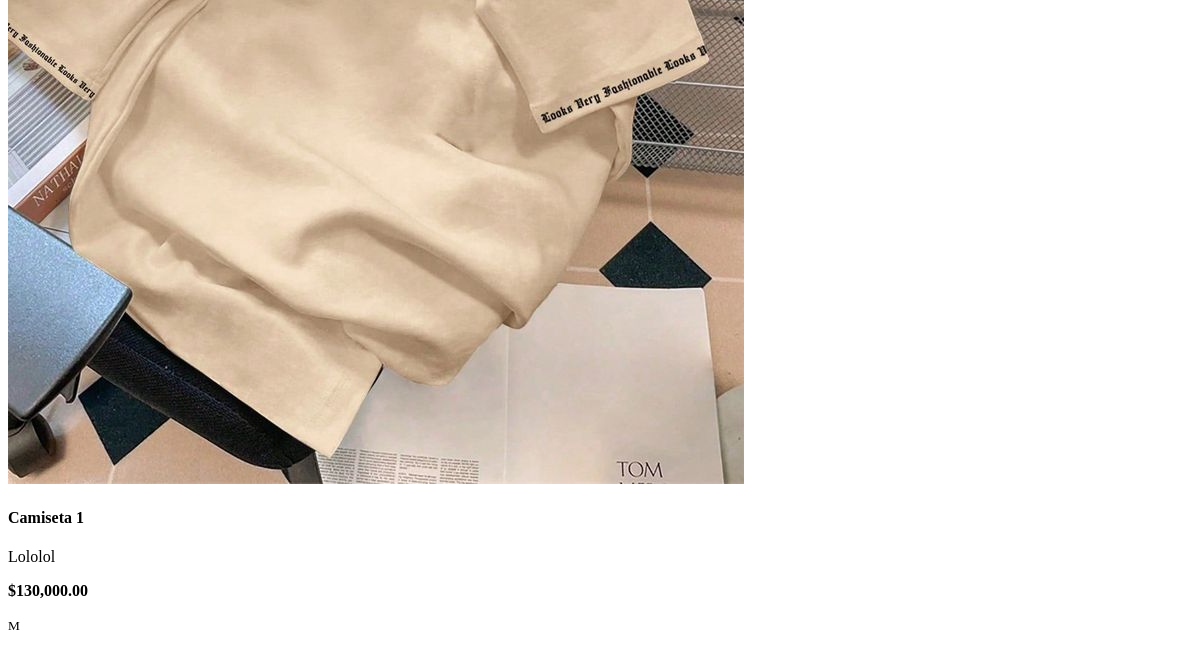
The page /lista-prendas/ (lower part) on the database as committed earlier.
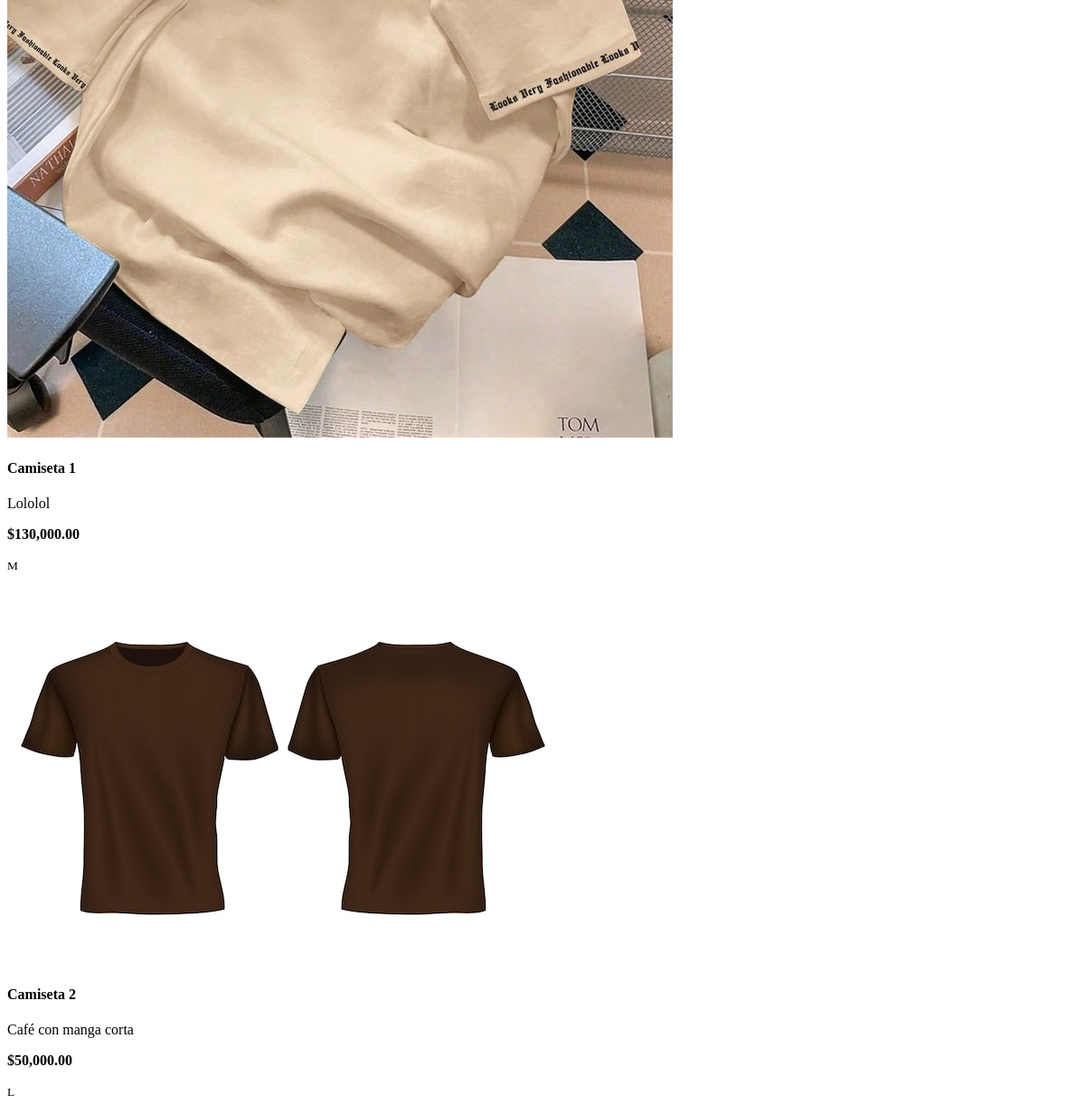
The same page on the database as committed later.
### inventory/models.py (models this page shows, shortened)
class Prenda(models.Model):
    id = models.AutoField(primary_key=True)
    nombre = models.CharField(max_length=100)
    descripcion = models.TextField()
    talla = models.CharField(max_length=10)
    precio = models.DecimalField(max_digits=8, decimal_places=2)
    estado = models.CharField(max_length=50) #Ej: "nueva", "En buen estado", etc...
    disponible = models.BooleanField(default=True)
    imagen = models.ImageField(upload_to='prendas/')
    fecha_agregado = models.DateTimeField(auto_now_add=True)

### inventory/views.py (the view, shortened to what this page needs)
# urls.py: path('lista-prendas/', views.lista_prendas, name='lista_prendas'),
def lista_prendas(request):
    query = request.GET.get('q', '').strip()
    prendas = Prenda.objects.filter(disponible=True)
    return render(request, 'lista_prendas.html', {'prendas': prendas})

### inventory/templates/lista_prendas.html (shortened to what this page needs)
{% load static humanize %}
<!DOCTYPE html>
<html lang="es">
<head>
    <link rel="stylesheet" href="{% static 'inventory/css/lista_prendas.css' %}">
    <link rel="stylesheet" href="{% static 'inventory/css/navbar.css' %}">
</head>
<body>
    <main class="container">
        {% if prendas %}
            <div class="galeria-grid">
                {% for prenda in prendas %}
                    <div class="prenda">
                        <img src="{{ prenda.imagen.url }}" alt="{{ prenda.nombre }}">
                        <h4>{{ prenda.nombre }}</h4>
                        <p>{{ prenda.descripcion|truncatewords:10 }}</p>
                        <p><strong>${{ prenda.precio|intcomma }}</strong></p>
                        <p><small>{{ prenda.talla }}</small></p>
                    </div>
                {% endfor %}
            </div>
        {% else %}
            <p class="no-result">No se encontraron prendas con ese criterio.</p>
        {% endif %}
    </main>
</body>
</html>

Rows that differ between the two databases and show on the page:
added Prenda: imagen (picture), nombre "Camiseta 2", descripcion "Café con manga corta", precio "50,000.00", talla "L"
